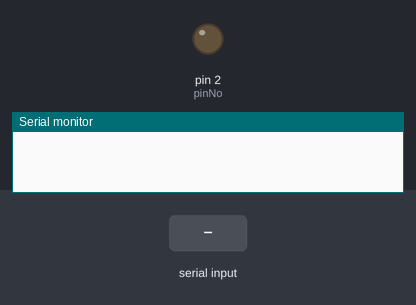
Recording of a sketch running on a simulated Arduino Uno, built with avr-gcc and run on an emulated ATmega328P. Shown: output pins drawn as LEDs (lit = HIGH), the last lines printed to the serial monitor. The test bench sets the inputs (shaded band).

Above: at 1.2 s.
1.3 s: "1" received over Serial
At 1.8 s:
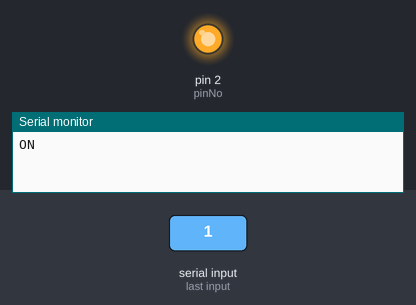
2.8 s: "0" received over Serial
At 4.1 s:
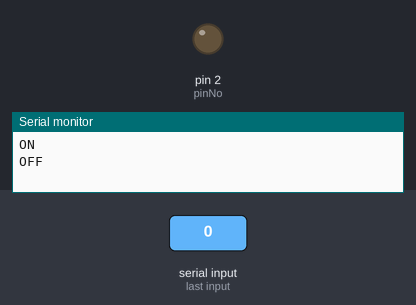
Timing chart, 0 to 5.8 s (numbered marks = the images above; inputs shaded):
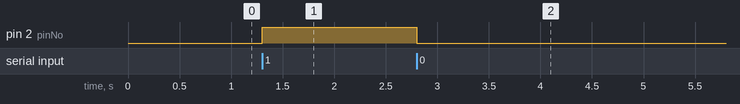

The sketch:

sketch01.ino
```cpp
int pinNo = 2;

void setup() {
  Serial.begin(9600);
  pinMode(pinNo, OUTPUT);
}

void loop() {
  if (Serial.available()) {
    char ch = Serial.read();
    if (ch == '1') {
      digitalWrite(pinNo, HIGH);
      Serial.println("ON");
    } else if (ch == '0') {
      digitalWrite(pinNo, LOW);
      Serial.println("OFF");
    }
  }
}
```

Measured:
- after the input at 1.3 s, pin 2 (pinNo): LOW → HIGH at once
- after the input at 2.8 s, pin 2 (pinNo): HIGH → LOW at once
